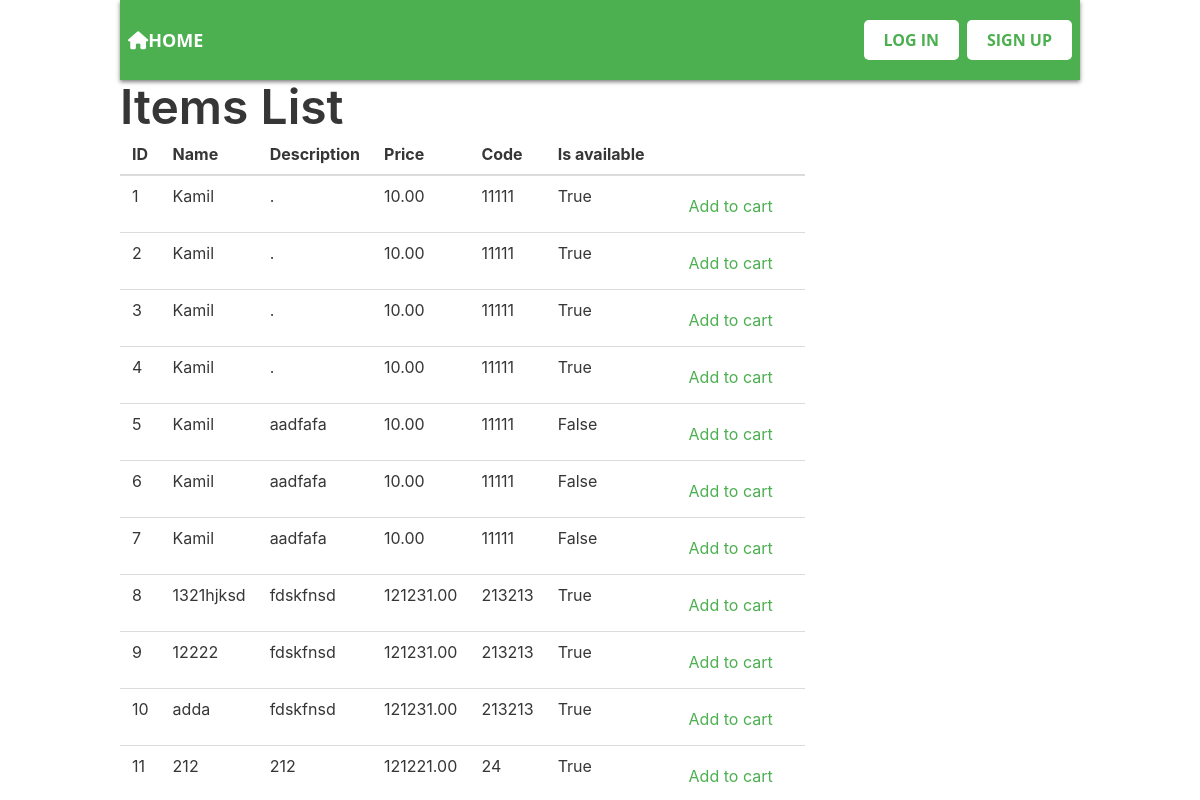
The page /item-table/ on the database its author committed.
### items/models.py (models this page shows, shortened)
class Item(models.Model):
    name = models.CharField(max_length=250)
    description = models.TextField()
    price = models.DecimalField(max_digits=10, decimal_places=2)
    code = models.CharField(max_length=50, default=str(random.randint(0, 99)))
    is_available = models.BooleanField(default=True)

### items/views.py (the view)
# urls.py: path('item-table/', views.items_table, name='items_table'),
def items_table(request):
    items = Item.objects.all()
    context = {
        "items": items,
    }
    return render(request, "items/items_table.html", context=context)

### items/templates/items/items_table.html (shortened to what this page needs)
{% extends 'base_bulma.html' %}
{% load static %}
{% block h1 %}Items List{% endblock h1 %}
{% block main %}
    <table class="table">
        <thead>
        <tr>
            <th>ID</th>
            <th>Name</th>
            <th>Description</th>
            <th>Price</th>
            <th>Code</th>
            <th>Is available</th>
            <th></th>
        </tr>
        </thead>
        <tbody>
        {% for item in items %}
            <tr>
                <td>{{ item.id }}</td>
                <td>{{ item.name }}</td>
                <td>{{ item.description }}</td>
                <td>{{ item.price }}</td>
                <td>{{ item.code }}</td>
                <td>{{ item.is_available }}</td>
                <td>
                    <form action="" method='post' class="addToCartForm" id="addToCartForm-{{ item.id }}">
                        <input type="submit" value="Add to cart" class="button">
                    </form>
                </td>
            </tr>
        {% endfor %}
        </tbody>
    </table>
{% endblock main %}

### templates/navbar.html (style rules this page uses)
.button { border: none; background-color: #fff; color: #4CAF50; padding: 10px 20px; border-radius: 5px; font-size: 16px; cursor: pointer; transition: all 0.3s ease; }

### rows shown on the page
Item: id "1", name "Kamil", description ".", price "10.00", code "11111", is_available "True"
Item: id "2", name "Kamil", description ".", price "10.00", code "11111", is_available "True"
Item: id "3", name "Kamil", description ".", price "10.00", code "11111", is_available "True"
Item: id "4", name "Kamil", description ".", price "10.00", code "11111", is_available "True"
Item: id "5", name "Kamil", description "aadfafa", price "10.00", code "11111", is_available "False"
Item: id "6", name "Kamil", description "aadfafa", price "10.00", code "11111", is_available "False"
Item: id "7", name "Kamil", description "aadfafa", price "10.00", code "11111", is_available "False"
Item: id "8", name "1321hjksd", description "fdskfnsd", price "121231.00", code "213213", is_available "True"
Item: id "9", name "12222", description "fdskfnsd", price "121231.00", code "213213", is_available "True"
Item: id "10", name "adda", description "fdskfnsd", price "121231.00", code "213213", is_available "True"
Item: id "11", name "212", description "212", price "121221.00", code "24", is_available "True"
